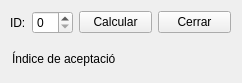
<?xml version="1.0" encoding="UTF-8"?>
<ui version="4.0">
 <class>Form</class>
 <widget class="QWidget" name="Form">
  <property name="geometry">
   <rect>
    <x>0</x>
    <y>0</y>
    <width>242</width>
    <height>83</height>
   </rect>
  </property>
  <property name="windowTitle">
   <string>Índice de Aceptación de Especies</string>
  </property>
  <widget class="QLabel" name="label_6">
   <property name="geometry">
    <rect>
     <x>12</x>
     <y>51</y>
     <width>103</width>
     <height>16</height>
    </rect>
   </property>
   <property name="text">
    <string>Índice de aceptación:</string>
   </property>
  </widget>
  <widget class="QLabel" name="lb_indice">
   <property name="geometry">
    <rect>
     <x>121</x>
     <y>51</y>
     <width>101</width>
     <height>16</height>
    </rect>
   </property>
   <property name="text">
    <string/>
   </property>
  </widget>
  <widget class="QWidget" name="">
   <property name="geometry">
    <rect>
     <x>10</x>
     <y>10</y>
     <width>221</width>
     <height>25</height>
    </rect>
   </property>
   <layout class="QHBoxLayout" name="horizontalLayout">
    <item>
     <widget class="QLabel" name="label">
      <property name="text">
       <string>ID:</string>
      </property>
     </widget>
    </item>
    <item>
     <widget class="QSpinBox" name="sbx_id"/>
    </item>
    <item>
     <widget class="QPushButton" name="btn_calcular">
      <property name="text">
       <string>Calcular</string>
      </property>
     </widget>
    </item>
    <item>
     <widget class="QPushButton" name="btn_cerrar">
      <property name="text">
       <string>Cerrar</string>
      </property>
     </widget>
    </item>
   </layout>
  </widget>
 </widget>
 <resources/>
 <connections/>
</ui>
